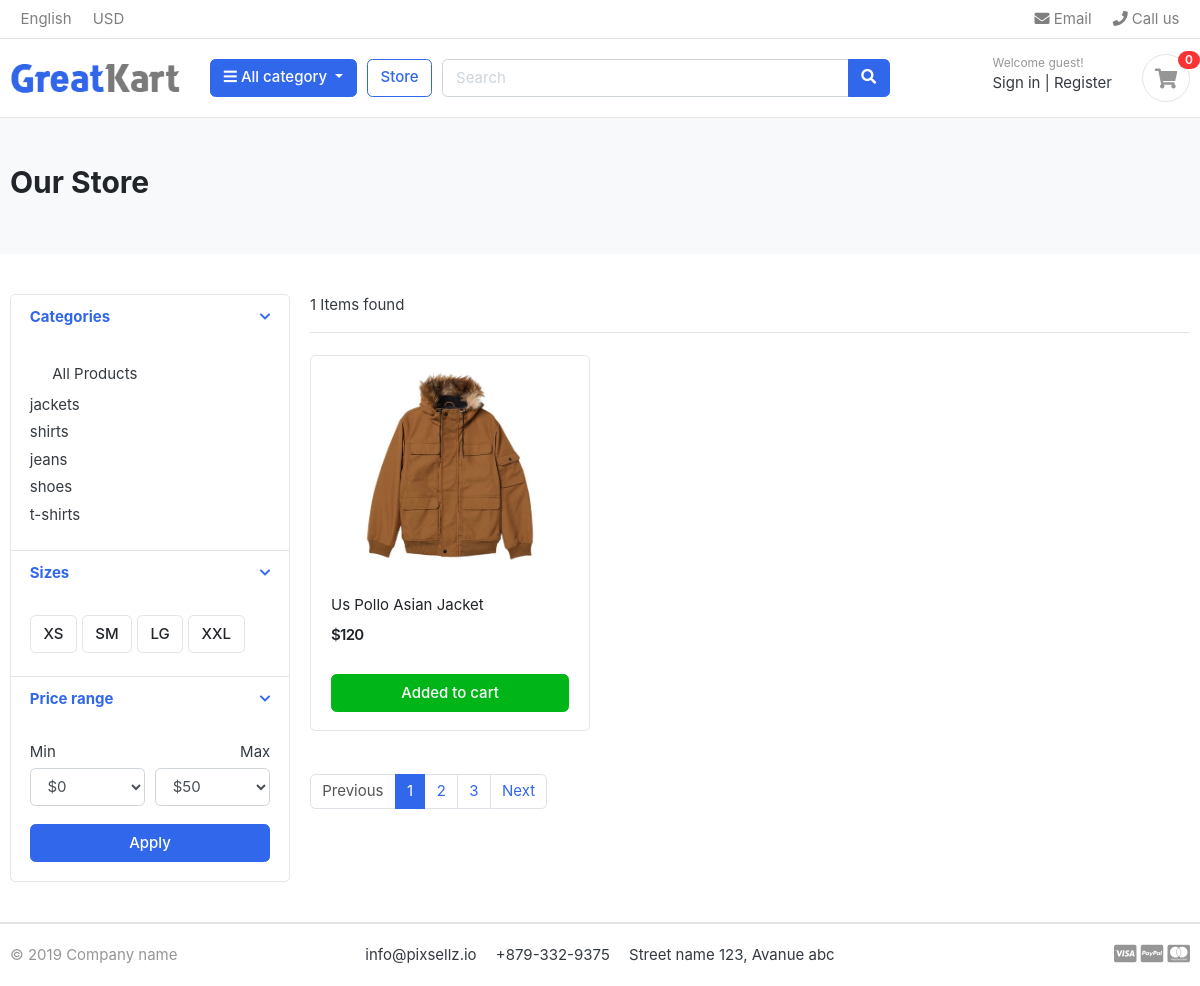
Before: /store/jackets/ with the older database file.
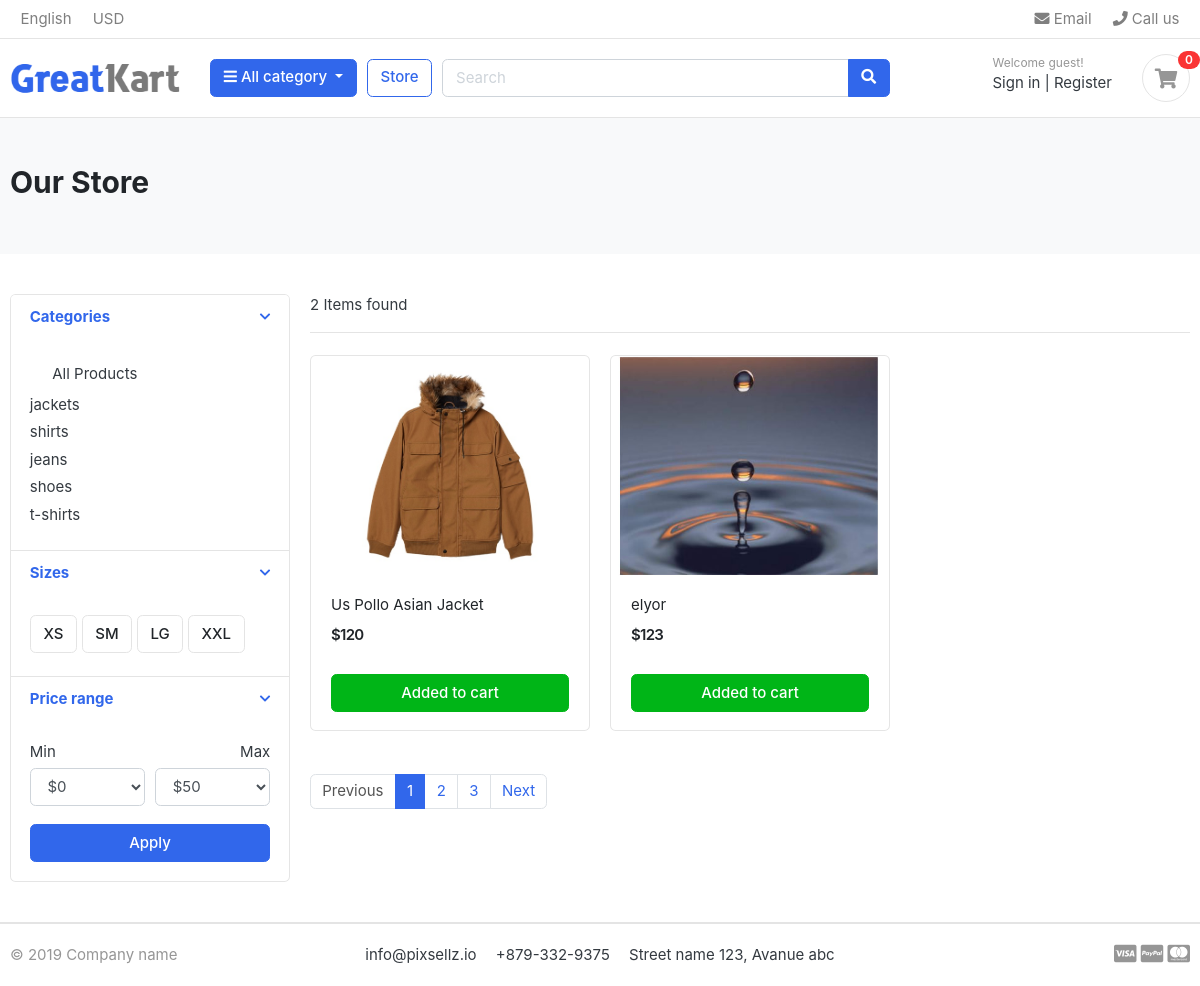
After: the same page with the newer database file.
### category/models.py (models this page shows, shortened)
class Category(models.Model):
    name=models.CharField(max_length=150,unique=True)
    description=models.TextField(blank=True)
    slug = models.SlugField(max_length=50, unique=True)
    image=models.ImageField(blank=True,upload_to='photo/category')
    def get_url(self):
        return  reverse('product_by_category',args=[self.slug])

### store/models.py (models this page shows, shortened)
class Product(models.Model):
    name = models.CharField(max_length=100, unique=True)
    slug = models.SlugField(max_length=100, unique=True)
    description = models.TextField(max_length=500, blank=True)
    price = models.IntegerField()
    image = models.ImageField(upload_to = 'photo/products')
    stock = models.IntegerField()
    is_available = models.BooleanField(default=True)
    category = models.ForeignKey(Category, on_delete=models.CASCADE)
    created_date = models.DateTimeField(auto_now_add=True)
    modified_date = models.DateTimeField(auto_now=True)
    def get_url(self):
        return  reverse('product_detail',args=[self.category.slug,self.slug])

### store/views.py (the view)
# urls.py: path('',StoreBaseView.as_view(),name='store'),
class StoreBaseView(View):
    def get(self,request,category_slug=None):
        product_count = Product.objects.count()
        products=Product.objects.filter(is_available=True)
        if category_slug is not  None:
            category=get_object_or_404(Category,slug=category_slug)
            products=Product.objects.filter(is_available=True,category=category)
            product_count = products.count()
        context={
             'products':products,
             'product_count':product_count
                }
        return render(request,'store.html',context)

### category/context_processors.py (called while the page is built)
def menu_links(request):
    categories = Category.objects.all()
    return dict(categories=categories)

### templates/store.html (shortened to what this page needs)
{% extends 'base.html' %}
{% load static %}
{% block content %}
<section class="section-pagetop bg">
<div class="container">
	<h2 class="title-page">Our Store </h2>
</div>
</section>
<section class="section-content padding-y">
<div class="container">
<div class="row">
	<aside class="col-md-3">
<div class="card">
	<article class="filter-group">
		<header class="card-header">
			<a href="#" data-toggle="collapse" data-target="#collapse_1" aria-expanded="true" class="">
				<i class="icon-control fa fa-chevron-down"></i>
				<h6 class="title">Categories</h6>
			</a>
		</header>
		<div class="filter-content collapse show" id="collapse_1" style="">
			<div class="card-body">
				<ul class="list-menu">
                    <li><a class="dropdown-item" href="{% url 'store' %}">All Products</a></li>
                    {% for category in categories %}
				 <li><a href="{{ category.get_url }}">    {{ category.name }}  </a></li>
				    {% endfor %}
				</ul>
			</div>
		</div>
	</article>
	<article class="filter-group">
		<header class="card-header">
			<a href="#" data-toggle="collapse" data-target="#collapse_4" aria-expanded="true" class="">
				<i class="icon-control fa fa-chevron-down"></i>
				<h6 class="title">Sizes </h6>
			</a>
		</header>
		<div class="filter-content collapse show" id="collapse_4" style="">
			<div class="card-body">
			  <label class="checkbox-btn">
			    <span class="btn btn-light"> XS </span>
			  </label>
			  <label class="checkbox-btn">
			    <span class="btn btn-light"> SM </span>
			  </label>
			  <label class="checkbox-btn">
			    <span class="btn btn-light"> LG </span>
			  </label>
			  <label class="checkbox-btn">
			    <span class="btn btn-light"> XXL </span>
			  </label>
		</div>
		</div>
	</article>
	<article class="filter-group">
		<header class="card-header">
			<a href="#" data-toggle="collapse" data-target="#collapse_3" aria-expanded="true" class="">
				<i class="icon-control fa fa-chevron-down"></i>
				<h6 class="title">Price range </h6>
			</a>
		</header>
		<div class="filter-content collapse show" id="collapse_3" style="">
			<div class="card-body">
				<div class="form-row">
				<div class="form-group col-md-6">
				  <label>Min</label>
				  	<select class="mr-2 form-control">
						<option value="0">$0</option>
					</select>
				</div>
				<div class="form-group text-right col-md-6">
				  <label>Max</label>
				  	<select class="mr-2 form-control">
						<option value="50">$50</option>
					</select>
				</div>
				</div>
				<button class="btn btn-block btn-primary">Apply</button>
			</div>
		</div>
	</article>
</div>
	</aside>
	<main class="col-md-9">
<header class="border-bottom mb-4 pb-3">
		<div class="form-inline">
			<span class="mr-md-auto">{{ product_count }} Items found </span>
		</div>
</header>
<div class="row">
    {% for product in products %}
	<div class="col-md-4">
		<figure class="card card-product-grid">
			<div class="img-wrap">
                    <img src={{ product.image.url }}>
			</div>
			<figcaption class="info-wrap">
				<div class="fix-height">
					<a href="{{ product.get_url }}" class="title">{{ product.name }}</a>
					<div class="price-wrap mt-2">
						<span class="price">${{ product.price }}</span>
					</div>
				</div>
				<a href="#" class="btn btn-block btn-success">Added to cart </a>
			</figcaption>
		</figure>
	</div>
    {% endfor %}
</div>
<nav class="mt-4" aria-label="Page navigation sample">
  <ul class="pagination">
    <li class="page-item disabled"><a class="page-link" href="#">Previous</a></li>
    <li class="page-item active"><a class="page-link" href="#">1</a></li>
    <li class="page-item"><a class="page-link" href="#">2</a></li>
    <li class="page-item"><a class="page-link" href="#">3</a></li>
    <li class="page-item"><a class="page-link" href="#">Next</a></li>
  </ul>
</nav>
	</main>
</div>
</div>
</section>
{% endblock content %}

Changed rows visible on the page:
added Product: image (picture), name "elyor", price "123"
Other visible differences:
{{ product_count }}: "1" → "2"
